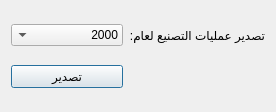
<?xml version="1.0" encoding="UTF-8"?>
<ui version="4.0">
 <class>Export</class>
 <widget class="QDialog" name="Export">
  <property name="geometry">
   <rect>
    <x>0</x>
    <y>0</y>
    <width>276</width>
    <height>112</height>
   </rect>
  </property>
  <property name="windowTitle">
   <string>تصدير</string>
  </property>
  <property name="windowIcon">
   <iconset>
    <normaloff>graphics/icon.xpm</normaloff>graphics/icon.xpm</iconset>
  </property>
  <property name="layoutDirection">
   <enum>Qt::RightToLeft</enum>
  </property>
  <layout class="QGridLayout" name="gridLayout">
   <item row="0" column="0">
    <widget class="QLabel" name="label">
     <property name="text">
      <string>تصدير عمليات التصنيع لعام:</string>
     </property>
    </widget>
   </item>
   <item row="0" column="1">
    <widget class="QComboBox" name="comboBox">
     <item>
      <property name="text">
       <string>2000</string>
      </property>
     </item>
    </widget>
   </item>
   <item row="2" column="1">
    <widget class="QPushButton" name="pushButton">
     <property name="text">
      <string>تصدير</string>
     </property>
    </widget>
   </item>
  </layout>
 </widget>
 <resources/>
 <connections/>
</ui>
